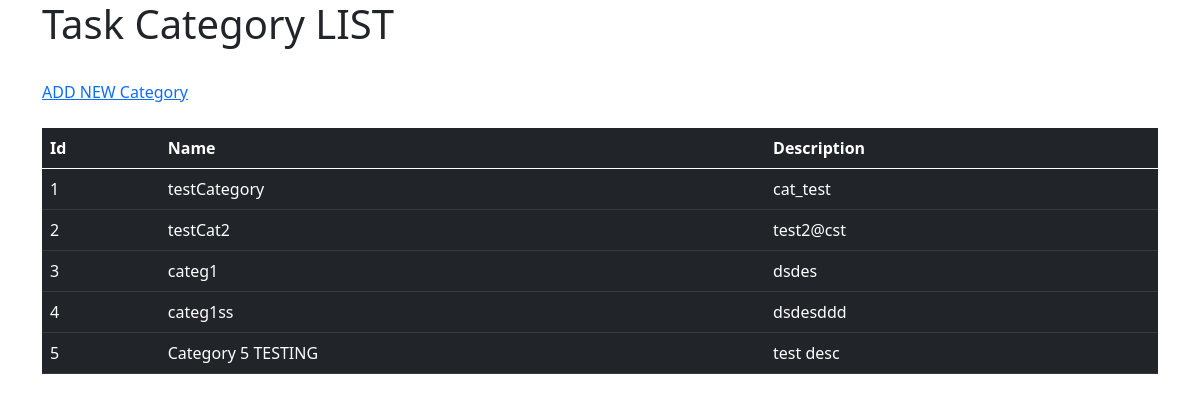
Page /categories/ on the committed database.
### tasks/models.py (models this page shows, shortened)
class TaskCategoy(models.Model):
    name = models.CharField(max_length=255)
    description = models.TextField()

### tasks/views.py (the view)
# urls.py: path('categories/',views.categories,name='categories'),
def categories(request):
    categories = TaskCategoy.objects.all()
    return render(request, 'category_list.html',{'categories':categories})

### templates/category_list.html
{% extends 'base.html' %}
{% load static %}
{% block content %}
<div class="container" >
    <div class="row">
        <div class="col-md-12">
            <h1>Task Category LIST</h1>
            <br>
            <a href="/category_create">ADD NEW Category</a>
            <br>
            <br>
            <table class="table table-hover table-dark">
                <thead>
                  <tr>
                    <th scope="col"> Id</th>
                    <th scope="col">Name</th>
                    <th scope="col">Description</th>
                  </tr>
                </thead>
                <tbody>
                    {%for cat in categories%}
                  <tr>
                    <td>{{cat.id}}</td>
                    <td>{{cat.name}}</td>
                    <td>{{cat.description}}</td>
                  </tr>
                  {%endfor%}
                </tbody>
              </table>
        </div>
    </div>
</div>
{% endblock content %}

### rows in the picture
TaskCategoy: id "1", name "testCategory", description "cat_test"
TaskCategoy: id "2", name "testCat2", description "test2@cst"
TaskCategoy: id "3", name "categ1", description "dsdes"
TaskCategoy: id "4", name "categ1ss", description "dsdesddd"
TaskCategoy: id "5", name "Category 5 TESTING", description "test desc"
